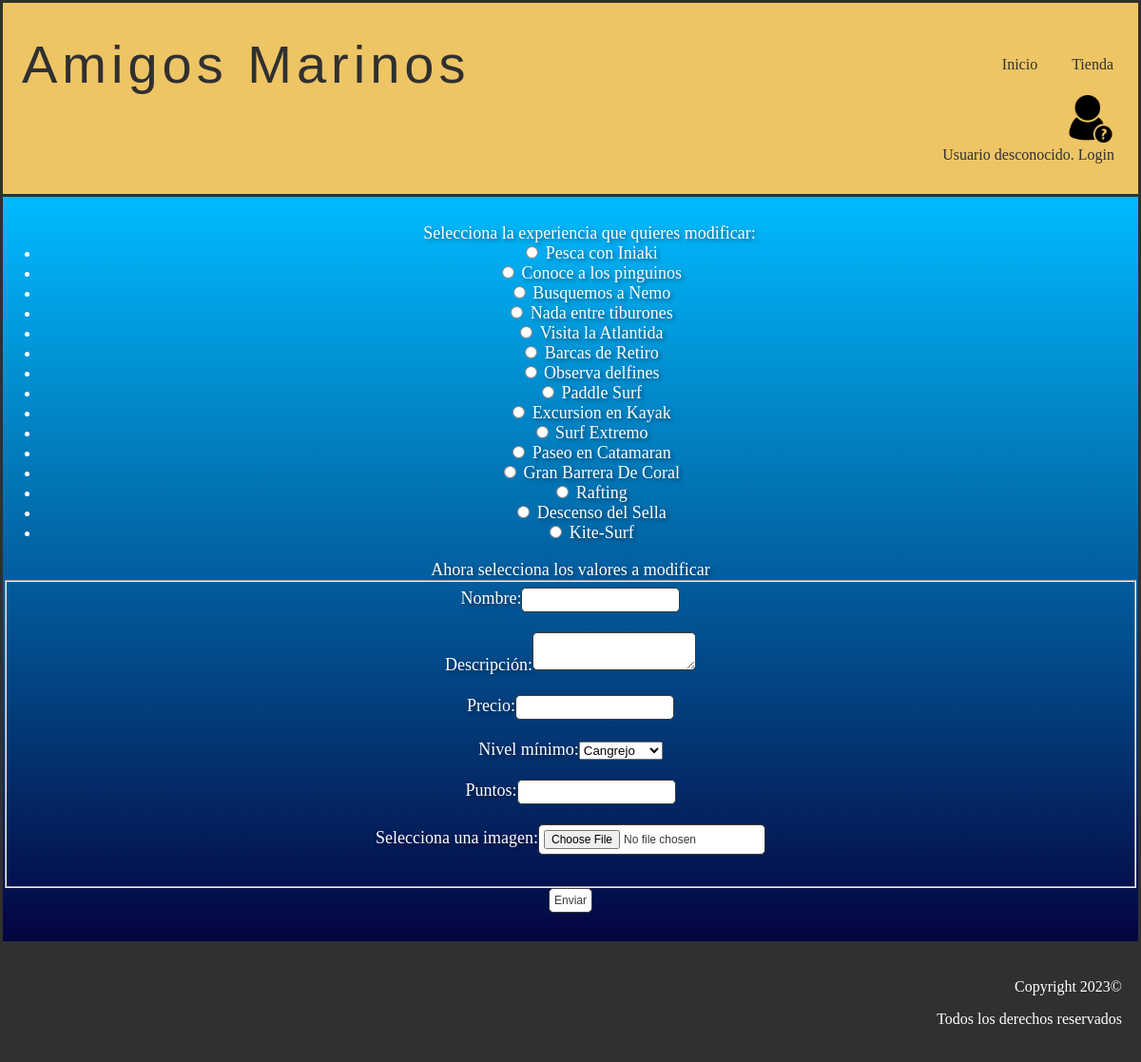
The page /modificarExperiencia.php on the database its author committed.
### tables this page shows
CREATE TABLE IF NOT EXISTS `experiencias` (
  `nombre` varchar(25) NOT NULL,
  `id` int(11) NOT NULL,
  `descripcion` text NOT NULL,
  `precio` float NOT NULL,
  `nivelminimo` int(11) NOT NULL,
  `puntos` int(11) NOT NULL,
  `imagen` varchar(50) NOT NULL
);

### includes/experiencias.php (called while the page is built, shortened)
<?php
class Experiencia {
    private $nombre;
    private $id;
    private $descripcion;
    private $precio;
    private $puntos;
    private $urlImagen;
    private function __construct($id = null , $descripcion, $precio,$nivelminimo, $urlImagen, $nombre,$puntos)
    {
        $this->id = $id;
        $this->descripcion = $descripcion;
        $this->nombre = $nombre;
        $this->precio = $precio;
        $this->urlImagen = $urlImagen;
        $this->puntos=$puntos;
    }
    public static function cargarExperiencias(){
        $experiencias = [];
        $conn=Aplicacion::getInstance()->getConexionBd();
        $query = "SELECT * FROM experiencias";
        $resultado = mysqli_query($conn, $query);
        if(mysqli_num_rows($resultado) > 0){
            $i = 0;
            while($fila = $resultado->fetch_assoc()){
                $experiencias[$i] = new Experiencia($fila["id"], $fila["descripcion"], $fila["precio"], $fila["nivelminimo"], $fila["imagen"], $fila["nombre"],$fila['puntos']);
                $i++;
            }
            return $experiencias;
        }
        else{
            return false;
        }
    }
    public function getId()
    {
        return $this->id;
    }
    public function getNombre()
    {
        return $this->nombre;
    }
    public function getPuntos()
    {
        return $this->puntos;
    }
    public function getDescripcion(){
        return $this->descripcion;
    }
    public function getImagen(){
        return $this->urlImagen;
    }
    public function getPrecio(){
        return $this->precio;
    }
}
?>

### includes/level.php (called while the page is built, shortened)
<?php
class level{
    public static function getAllLevels(){
        $conn = Aplicacion::getInstance()->getConexionBd();
        $query = sprintf("SELECT nombre FROM nivel  ");
        $rs = $conn->query($query);
        return $rs;
    }
}
?>

### modificarExperiencia.php (the view, shortened to what this page needs)
<?php
    require_once __DIR__.'/includes/experiencias.php';
    require_once './includes/level.php';
?>
<!DOCTYPE html>
<html>
    <head>
        <link href= "./css/style.css" rel="stylesheet" type="text/css">
    </head>
    <body>
        <?php
            require ('./includes/comun/cabecera.php');
        ?>
        <main>
                <div class="container">
                    <div class="exp">
                        <ul class="modificarExp">
                            <?php
                                $experiencias = Experiencia::cargarExperiencias();
                                if(empty($experiencias)){
                                    echo '<h2>No hay experiencias en la tienda</h2>';
                                }
                                else{
                                    echo '<form action="validarEdicion.php?es=experiencia" method="post"  enctype="multipart/form-data">';
                                    echo '<label>Selecciona la experiencia que quieres modificar:</label>';
                                        foreach($experiencias as $e){
                                            $id = $e->getId();
                                    $nombre = $e->getNombre();
                                    $descripcion = $e->getDescripcion();
                                    $precio = $e->getPrecio();
                                    $puntos=$e->getPuntos();
                                    $imagen = $e->getImagen();
                                    echo "<li><input type='radio' name='experiencia' value='". $id ."' data-nombre='". $nombre ."' data-descripcion='". $descripcion ."' data-precio='". $precio ."' data-imagen='". $imagen ."'data-puntos='". $puntos ."'> ". $nombre ."</li>";
                                        }
                        echo '</ul>';
                                    echo '<label>Ahora selecciona los valores a modificar</label>';
                                    echo '<fieldset>';
                                    echo '<label for="nombre">Nombre:</label>';
                                    echo '<input type="text" name="nombre" id="nombre"><br><br>';
                                    echo '<label for="descripcion">Descripción:</label>';
                                    echo '<textarea name="descripcion" id="descripcion"></textarea><br><br>';
                                    echo '<label for="precio">Precio:</label>';
                                    echo '<input type="number" name="precio" id="precio"><br><br>';
                                    echo '<label for="nivelminimo">Nivel mínimo:</label>';
                                    echo '<select name ="nivelminimo" id="nivelminimo">';
                                    $result=level::getAllLevels();
                                    while($row=mysqli_fetch_object($result)){
                                        echo "<option>$row->nombre</option>";
                                    }
                                    echo'</select> <br><br>';
                                    echo '<label for="puntos">Puntos:</label>';
                                    echo '<input type="number" name="puntos" id="puntos"><br><br>';
                                    echo '<label for="imagen">Selecciona una imagen:</label>';
                                    echo '<input type="file" name="imagen" id="imagen"><br><br>';
                                    echo '</fieldset>';
                                    echo '<input type="submit" value="Enviar">';
                                }
                        ?>
                    </div>
                </div>
                <?php
                    require('./includes/comun/pie.php');
                ?>
        </main>
    </body>
</html>

### css/style.css (style rules this page uses)
body { color: white; background-color: white; text-align: center; margin: auto; }
.container { background-image: linear-gradient(to bottom,#00bbff, #040440); border: 3px solid #303030; padding-top: 10px; padding-bottom: 20px; }
input[type="text"], input[type="email"], input::placeholder, input[type="password"],textarea,input[type="number"],input[type="password"] { background-color: transparent; border: none; font-size: 25px; border-bottom: 2px solid #fff; color: #fff; text-align: center; text-shadow: 2px 2px 4px rgba(0, 0, 0, 0.5); }
.exp { color:white; text-shadow: 2px 2px 4px rgba(0, 0, 0, 0.5); font-weight:500; font-size: 18px; display: block; margin-bottom: 10px; }
.exp input { border: 1px solid #393939; border-radius: 5px 5px 5px 5px; color: #393939; font-size: 12px; padding: 5px; background: white; cursor: pointer; }
.exp textarea { background: white; border: 1px solid #393939; border-radius: 5px 5px 5px 5px; color: black; font-size: 12px; padding: 5px; cursor: pointer; }
#nombre { text-decoration: underline; }

### rows shown on the page
experiencias: nombre "Pesca con Iniaki"
experiencias: nombre "Conoce a los pinguinos"
experiencias: nombre "Busquemos a Nemo"
experiencias: nombre "Nada entre tiburones"
experiencias: nombre "Visita la Atlantida"
experiencias: nombre "Barcas de Retiro"
experiencias: nombre "Observa delfines"
experiencias: nombre "Paddle Surf"
experiencias: nombre "Excursion en Kayak"
experiencias: nombre "Surf Extremo"
experiencias: nombre "Paseo en Catamaran"
experiencias: nombre "Gran Barrera De Coral"
experiencias: nombre "Rafting"
experiencias: nombre "Descenso del Sella"
experiencias: nombre "Kite-Surf"

### other values the page prints
form field nivelminimo "Cangrejo"
